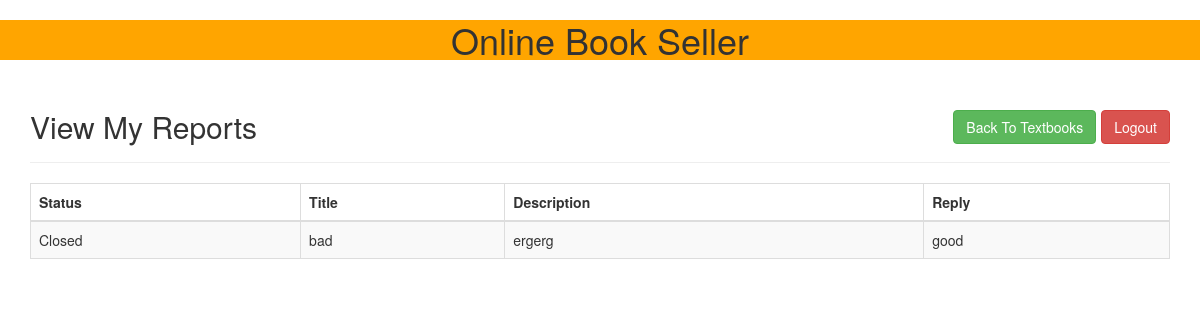
The app's page /user_reports.php (signed in) with its own data.
### tables this page shows
CREATE TABLE `reports` (
  `report_id` int(11) NOT NULL AUTO_INCREMENT,
  `report_creator` int(11) NOT NULL,
  `report_title` varchar(500) NOT NULL,
  `description` varchar(500) NOT NULL,
  `report_status` varchar(10) NOT NULL,
  `comments` varchar(500) NOT NULL,
  UNIQUE KEY `report_id` (`report_id`)
);

### common.php (called while the page is built)
<?php
function escape($html)
{
    return htmlspecialchars($html, ENT_QUOTES | ENT_SUBSTITUTE, "UTF-8");
}

### public/user_reports.php (the view, shortened to what this page needs)
<?php
try {
    require_once "../config.php";
    require "../common.php";
    $connection = new PDO($dsn, $db_username, $db_password, $db_options);
    $sql = "SELECT * FROM reports WHERE report_creator = '" . $_SESSION["id"] . "' ";
    $statement = $connection->prepare($sql);
    $statement->execute();
    $result = $statement->fetchAll();
} catch (PDOException $error) {
    echo $sql . "<br>" . $error->getMessage();
}
?>
<?php require "templates/header.php";?>
<div class="container">
	<div class="page-header clearfix">
        <h2 class="pull-left">View My Reports</h2>
		<div class="btn-toolbar">
			<a href="logout.php" class="btn btn-danger pull-right">Logout</a>
			<a href="index.php" class="btn btn-success pull-right">Back To Textbooks</a>
		</div>
	</div>
	<?php
if ($result && $statement->rowCount() > 0) {?>
			<table class="table table-bordered table-striped table-hover">
				<thead class="thead-dark/">
					<tr>
                        <th>Status</th>
						<th>Title</th>
						<th>Description</th>
						<th>Reply</th>
					</tr>
				</thead>
				<tbody>
				<?php foreach ($result as $row) {?>
					<tr>
                        <td><?php echo escape($row["report_status"]); ?></td>
						<td><?php echo escape($row["report_title"]); ?></td>
						<td><?php echo escape($row["description"]); ?></td>
						<td><?php echo escape($row["comments"]); ?></td>
					</tr>
				<?php }?>
				</tbody>
			</table>
		<?php } else {?>
			<blockquote>No Reports Available.</blockquote>
		<?php }
?>
</div>
<?php require "templates/footer.php";?>

### public/css/style.css (style rules this page uses)
.page-header h2 { margin-top: 0; }

### records on screen
reports: report_status "Closed", report_title "bad", description "ergerg", comments "good"
